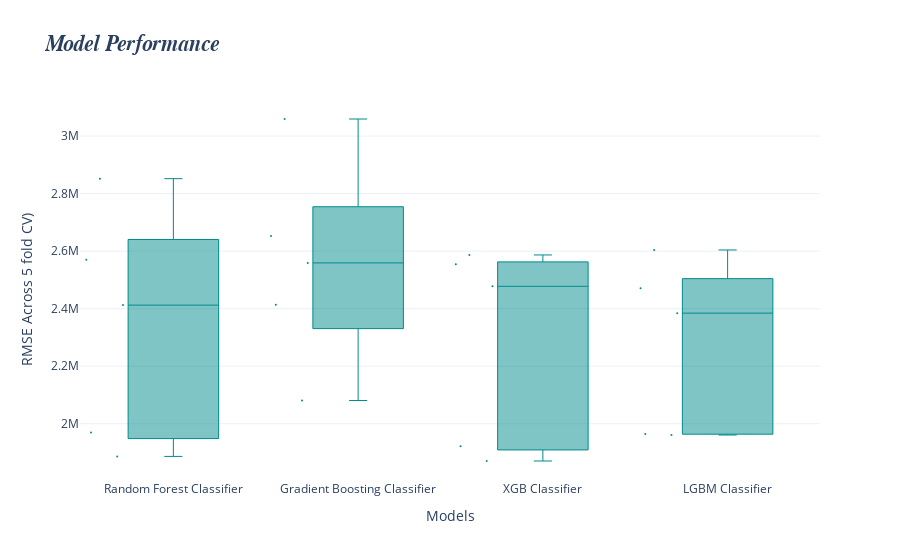

This figure's notebook cell:
### Code cell
fig = go.Figure()

for xd, yd in zip(names, results):
        fig.add_trace(go.Box(
            y=yd,
            name=xd,
            boxpoints='all',
            jitter=0.5,
            whiskerwidth=0.2,
            marker_size=2,
            line_width=1,marker_color = '#008B8B')
        )
fig.update_layout(title_text="<i><b>Model Performance</b></i>",
                  title_font_size=22, title_font_family = 'Arial Black',
                 xaxis_title="Models",yaxis_title="RMSE Across 5 fold CV)",
                showlegend=False)

fig.update_layout(template='plotly_white')
fig.show()
fig.write_image('model_comp.png')

### Figure 1 — Plotly figure (JSON) as saved in the notebook; plotly's stock layout.template omitted (floating-point values rounded to 4 significant figures)
{"data": [{"boxpoints": "all", "jitter": 0.5, "line": {"width": 1}, "marker": {"color": "#008B8B", "size": 2}, "name": "Random Forest Classifier", "type": "box", "whiskerwidth": 0.2, "y": [2412000.0, 1969000.0, 2570000.0, 1886000.0, 2852000.0]}, {"boxpoints": "all", "jitter": 0.5, "line": {"width": 1}, "marker": {"color": "#008B8B", "size": 2}, "name": "Gradient Boosting Classifier", "type": "box", "whiskerwidth": 0.2, "y": [2559000.0, 2414000.0, 2653000.0, 2081000.0, 3059000.0]}, {"boxpoints": "all", "jitter": 0.5, "line": {"width": 1}, "marker": {"color": "#008B8B", "size": 2}, "name": "XGB Classifier", "type": "box", "whiskerwidth": 0.2, "y": [2478000.0, 1870000.0, 2587000.0, 1922000.0, 2555000.0]}, {"boxpoints": "all", "jitter": 0.5, "line": {"width": 1}, "marker": {"color": "#008B8B", "size": 2}, "name": "LGBM Classifier", "type": "box", "whiskerwidth": 0.2, "y": [2604000.0, 1961000.0, 2471000.0, 1965000.0, 2385000.0]}], "layout": {"showlegend": false, "title": {"font": {"family": "Arial Black", "size": 22}, "text": "<i><b>Model Performance</b></i>"}, "xaxis": {"title": {"text": "Models"}}, "yaxis": {"title": {"text": "RMSE Across 5 fold CV)"}}}}
